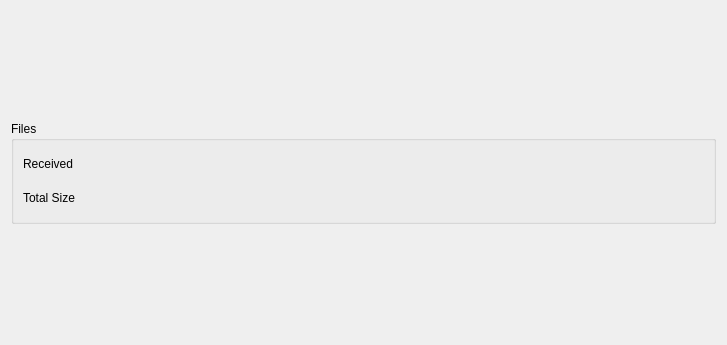
<?xml version="1.0" encoding="UTF-8"?>
<ui version="4.0">
 <class>VividIQDialog</class>
 <widget class="QDialog" name="VividIQDialog">
  <property name="geometry">
   <rect>
    <x>0</x>
    <y>0</y>
    <width>727</width>
    <height>345</height>
   </rect>
  </property>
  <property name="windowTitle">
   <string>Dialog</string>
  </property>
  <layout class="QVBoxLayout" name="verticalLayout">
   <item>
    <widget class="TestInfoWidget" name="testInfoWidget" native="true"/>
   </item>
   <item>
    <widget class="QGroupBox" name="groupBox">
     <property name="title">
      <string>Files</string>
     </property>
     <layout class="QVBoxLayout" name="verticalLayout_2">
      <item>
       <layout class="QHBoxLayout" name="numFiles">
        <item>
         <widget class="QLabel" name="numFilesLabel">
          <property name="text">
           <string>Received</string>
          </property>
         </widget>
        </item>
        <item alignment="Qt::AlignmentFlag::AlignRight">
         <widget class="QLabel" name="numFilesValue">
          <property name="text">
           <string/>
          </property>
         </widget>
        </item>
       </layout>
      </item>
      <item>
       <layout class="QHBoxLayout" name="totalSize">
        <item>
         <widget class="QLabel" name="totalSizeLabel">
          <property name="text">
           <string>Total Size</string>
          </property>
         </widget>
        </item>
        <item alignment="Qt::AlignmentFlag::AlignRight">
         <widget class="QLabel" name="totalSizeValue">
          <property name="text">
           <string/>
          </property>
         </widget>
        </item>
       </layout>
      </item>
     </layout>
    </widget>
   </item>
   <item>
    <widget class="MeasurementTable" name="measurementTable" native="true"/>
   </item>
  </layout>
 </widget>
 <customwidgets>
  <customwidget>
   <class>TestInfoWidget</class>
   <extends>QWidget</extends>
   <header>widgets/test_info_widget.h</header>
   <container>1</container>
  </customwidget>
  <customwidget>
   <class>MeasurementTable</class>
   <extends>QWidget</extends>
   <header>widgets/measurement_table.h</header>
   <container>1</container>
  </customwidget>
 </customwidgets>
 <resources/>
 <connections/>
</ui>
